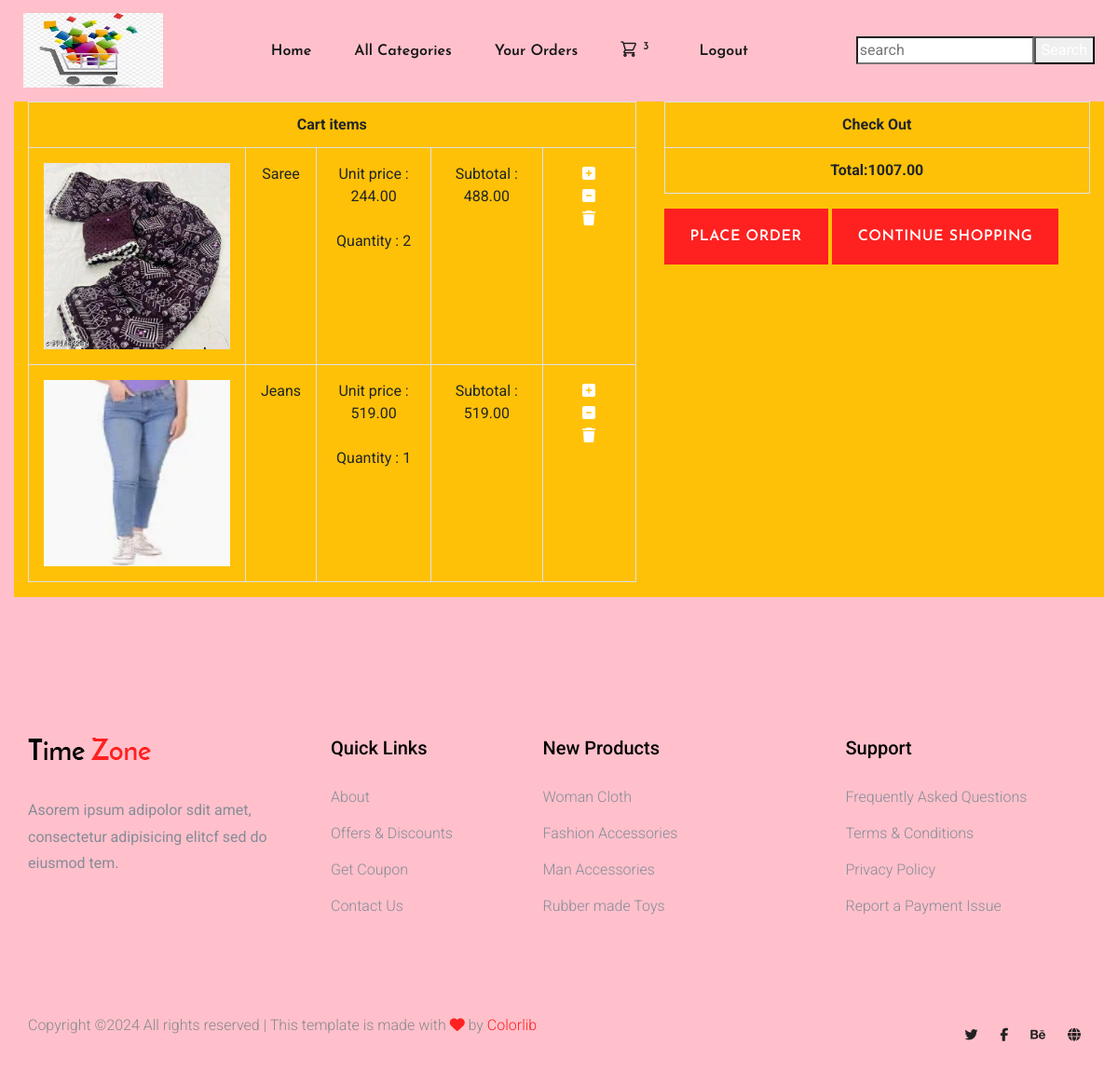
Page /cart/cart (signed in) on the committed database.
### cart/models.py (models this page shows)
class Cart(models.Model):
    user=models.ForeignKey(User,on_delete=models.CASCADE)
    product = models.ForeignKey(Product,on_delete=models.CASCADE)
    quantity =models.IntegerField(default=1)
    date_added=models.DateTimeField(auto_now_add=True)
    def subtotal(self):
        return self.quantity*self.product.price

### shop/models.py (models this page shows)
class Product(models.Model):
    name = models.CharField(max_length=20)
    description = models.TextField()
    image = models.ImageField(upload_to='products')
    price = models.DecimalField(max_digits=10,decimal_places=2)
    stock = models.IntegerField()
    available = models.BooleanField(default=True)
    created = models.DateTimeField(auto_now_add=True)
    updated = models.DateTimeField(auto_now=True)
    category = models.ForeignKey(Category,on_delete=models.CASCADE)

### cart/views.py (the view)
# urls.py: path('cart',views.cartview,name='cart'),
@login_required
def cartview(request):
    u=request.user
    try:
        c=Cart.objects.filter(user=u)
        total=0
        for i in c:
            total += i.quantity*i.product.price
        context = {'cart': c,'total':total}
    except:
        pass
    return render(request, 'cart.html',context)

### cart/context_processors.py (called while the page is built)
def count_items(request):
    u=request.user
    count = 0
    if request.user.is_authenticated:
        try:
            c=Cart.objects.filter(user=u)
            for i in c:
                count +=i.quantity
        except:
            count=0
    return{'c':count}

### shop/context_processors.py (called while the page is built)
def category_list(request):
    c=Category.objects.all()
    return {'cl':c}

### templates/cart.html (shortened to what this page needs)
<!DOCTYPE html>
{% extends 'base.html' %}
{% load static %}
{% block content %}
<html lang="en">
<head>
    <link rel="stylesheet" href="https://cdnjs.cloudflare.com/ajax/libs/font-awesome/6.6.0/css/all.min.css" />
</head>
<body>
<div class="container bg-warning">
    <div class="row">
        <div class="col-7">
            <table class="table table-bordered border-3">
                <tr>
                    <th colspan="5" class="text-center">Cart items</th>
                </tr>
                {% for i in cart %}
                <tr>
                    <td class="p-3"><img src="{{ i.product.image.url }}" width="200px" height="200px"></img></td>
                    <td class="text-md-center p-3">{{i.product.name}}</td>
                    <td class="text-md-center p-3">Unit price : {{i.product.price}}<br><br>Quantity : {{i.quantity}}</td>
                    <td class="text-md-center p-3">Subtotal : {{i.subtotal}}</td>
                    {% if i.product.stock > 0 %}
                    <td width="100px" class="text-md-center p-3">
                        <a href="{% url 'cart:addtocart' i.product.id %} "> <i class="fa-solid fa-square-plus" ></i></a><br>
                        <a href="{% url 'cart:cartrm' i.product.id %}"><i class="fa-solid fa-square-minus"></i></a><br>
                        <a href="{% url 'cart:cartdel' i.product.id %}"><i class="fa-solid fa-trash"></i></a>
                        {% else %}
                        <a href="{% url 'cart:cartrm' i.product.id %}"><i class="fa-solid fa-square-minus"></i></a><br>
                        <a href="{% url 'cart:cartdel' i.product.id %}"><i class="fa-solid fa-trash"></i></a>
                    {% endif %}
                    </td>
                </tr>
                {% endfor %}
            </table>
        </div>
        <div class="col-5">
          <table class="table table-bordered border-3">
                <tr>
                    <th colspan="5" class="text-center">Check Out</th>
                </tr>
              <tr>
                    <th colspan="5" class="text-center">Total:{{ total }}</th>
                </tr>
          </table>
                  <a href="{% url 'cart:order' %}" class="btn btn-primary" >Place Order</a>
                  <a href="{% url 'shop:category' %}" class="btn btn-primary">Continue Shopping</a>
        </div>
    </div>
</div>
</body>
</html>
{% endblock %}

### rows in the picture
Cart: product.image (picture), product.name "Saree", product.price "244.00", quantity "2", subtotal "488.00"
Cart: product.image (picture), product.name "Jeans", product.price "519.00", quantity "1", subtotal "519.00"

### other values in the picture
{{ c }} "3"
{{ total }} "1007.00"
